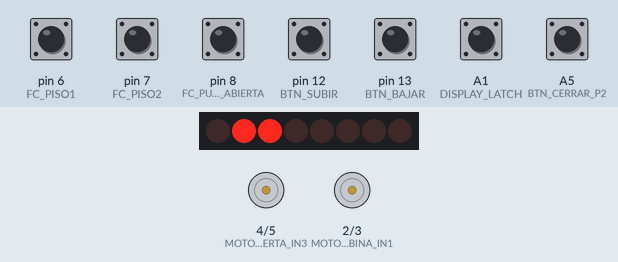
The sketch below on a simulated Arduino Uno, built with avr-gcc and run on an emulated ATmega328P. Parts: 8 shift-register outputs drawn as a row of LEDs (first output left, lit = HIGH), motor-driver pin pairs drawn as motors (green arrow = first pin HIGH = forward, orange = second pin HIGH = backward, longer = more drive, scaled by the enable pin). Inputs (shaded band) come from the test bench; at power-on: A1 (DISPLAY_LATCH), A5 (BTN_CERRAR_P2), pin 6 (FC_PISO1), pin 7 (FC_PISO2), pin 8 (FC_PUERTA_ABIERTA), pin 12 (BTN_SUBIR), pin 13 (BTN_BAJAR) HIGH.

Above: at 1.7 s.
1.8 s: pin 12 (BTN_SUBIR) pulled LOW for 0.15 s
At 2.6 s:
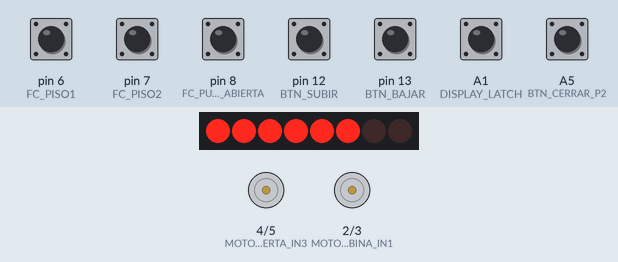
3.4 s: pin 7 (FC_PISO2) pulled LOW for 0.15 s
At 3.8 s:
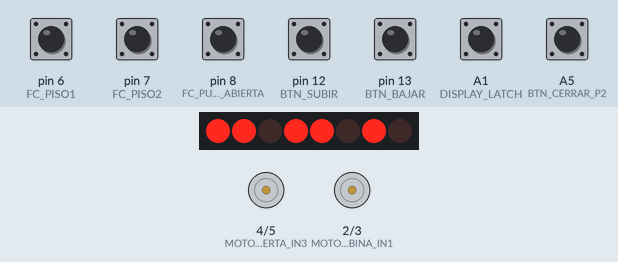
5.0 s: pin 8 (FC_PUERTA_ABIERTA) pulled LOW for 0.15 s
6.6 s: pin 13 (BTN_BAJAR) pulled LOW for 0.15 s
At 7.4 s:
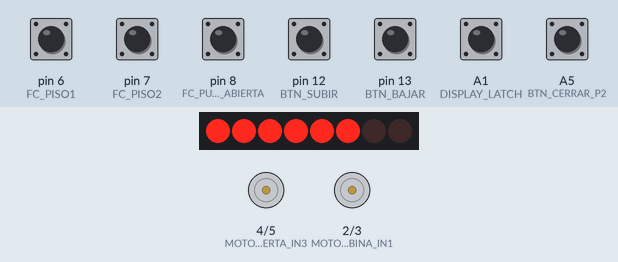
Timing chart, 0 to 9.2 s (numbered marks = the images above; inputs shaded):
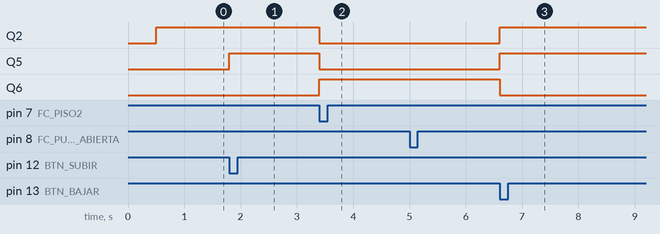

The sketch:

jassnew2.ino
```cpp
// ------------------ Biblioteca(s) ------------------
#include <SoftwareSerial.h> // Permite comunicación Bluetooth

// ------------------ Pines ------------------
// Motor cabina
#define MOTOR_CABINA_IN1 2     // Motor cabina IN1, línea 6, Digital
#define MOTOR_CABINA_IN2 3     // Motor cabina IN2, línea 7, Digital
#define MOTOR_CABINA_PWM 9     // Motor cabina PWM, línea 8, Digital (PWM)

// Motor puerta
#define MOTOR_PUERTA_IN3 4     // Motor puerta IN3, línea 10, Digital
#define MOTOR_PUERTA_IN4 5     // Motor puerta IN4, línea 11, Digital
#define MOTOR_PUERTA_PWM 10    // Motor puerta PWM, línea 12, Digital (PWM)

// Finales de carrera
#define FC_PISO1 6             // Final de carrera piso 1, línea 14, Digital
#define FC_PISO2 7             // Final de carrera piso 2, línea 15, Digital
#define FC_PUERTA_ABIERTA 8    // Final de carrera puerta abierta, línea 16, Digital
#define FC_PUERTA_CERRADA 11   // Final de carrera puerta cerrada, línea 17, Digital

// Display 7 segmentos por 74HC595
#define DISPLAY_DATA 14        // Data display, línea 19, Analógico (A0) usado como Digital
#define DISPLAY_LATCH 15       // Latch display, línea 20, Analógico (A1) usado como Digital
#define DISPLAY_CLK 16         // Clock display, línea 21, Analógico (A2) usado como Digital

// ------------------ Botones EXTERNOS ------------------
// Piso 1
#define BTN_LLAMAR_P1 A0       // Botón llamar piso 1, línea 23, Analógico usado como Digital
#define BTN_ABRIR_P1 A1        // Botón abrir piso 1, línea 24, Analógico usado como Digital
#define BTN_CERRAR_P1 A2       // Botón cerrar piso 1, línea 25, Analógico usado como Digital
// Piso 2
#define BTN_LLAMAR_P2 A3       // Botón llamar piso 2, línea 26, Analógico usado como Digital
#define BTN_ABRIR_P2 A4        // Botón abrir piso 2, línea 27, Analógico usado como Digital
#define BTN_CERRAR_P2 A5       // Botón cerrar piso 2, línea 28, Analógico usado como Digital

// ------------------ Botones INTERNOS ------------------
#define BTN_SUBIR 12           // Botón subir (cabina), línea 30, Digital
#define BTN_BAJAR 13           // Botón bajar (cabina), línea 31, Digital

// Bluetooth por SoftwareSerial
SoftwareSerial BT(17, 18);     // RX(17), TX(18), línea 33, Analógico (A3, A4) usados como Digital

// 7 segmentos: 0=en movimiento, 1=piso1, 2=piso2
byte numeros[3] = {
  0b00111111, // 0 (En movimiento)
  0b00000110, // 1 (Piso 1)
  0b01011011  // 2 (Piso 2)
};

// ------------------ Variables ------------------
enum EstadoCabina { MOVIMIENTO, PISO1, PISO2 }; // línea 39
enum EstadoPuerta { ABIERTA, CERRADA, MOVIENDO }; // línea 40

EstadoCabina estadoCabina = PISO1; // Estado inicial cabina, línea 42
EstadoPuerta estadoPuerta = CERRADA; // Estado inicial puerta, línea 43

int pisoDestino = 1; // Destino inicial, línea 45

// ------------------ Setup ------------------
/* Configura todos los pines como entrada/salida según su función y muestra el piso inicial en el display */
void setup() {
  // Motores cabina y puerta
  pinMode(MOTOR_CABINA_IN1, OUTPUT);   // línea 6, Digital
  pinMode(MOTOR_CABINA_IN2, OUTPUT);   // línea 7, Digital
  pinMode(MOTOR_CABINA_PWM, OUTPUT);   // línea 8, Digital (PWM)
  pinMode(MOTOR_PUERTA_IN3, OUTPUT);   // línea 10, Digital
  pinMode(MOTOR_PUERTA_IN4, OUTPUT);   // línea 11, Digital
  pinMode(MOTOR_PUERTA_PWM, OUTPUT);   // línea 12, Digital (PWM)

  // Finales de carrera
  pinMode(FC_PISO1, INPUT_PULLUP);     // línea 14, Digital
  pinMode(FC_PISO2, INPUT_PULLUP);     // línea 15, Digital
  pinMode(FC_PUERTA_ABIERTA, INPUT_PULLUP); // línea 16, Digital
  pinMode(FC_PUERTA_CERRADA, INPUT_PULLUP); // línea 17, Digital

  // Display
  pinMode(DISPLAY_DATA, OUTPUT);       // línea 19, Analógico (A0) como Digital
  pinMode(DISPLAY_LATCH, OUTPUT);      // línea 20, Analógico (A1) como Digital
  pinMode(DISPLAY_CLK, OUTPUT);        // línea 21, Analógico (A2) como Digital

  // Botones externos
  pinMode(BTN_LLAMAR_P1, INPUT_PULLUP);   // línea 23, Analógico como Digital
  pinMode(BTN_ABRIR_P1, INPUT_PULLUP);    // línea 24, Analógico como Digital
  pinMode(BTN_CERRAR_P1, INPUT_PULLUP);   // línea 25, Analógico como Digital
  pinMode(BTN_LLAMAR_P2, INPUT_PULLUP);   // línea 26, Analógico como Digital
  pinMode(BTN_ABRIR_P2, INPUT_PULLUP);    // línea 27, Analógico como Digital
  pinMode(BTN_CERRAR_P2, INPUT_PULLUP);   // línea 28, Analógico como Digital

  // Botones internos
  pinMode(BTN_SUBIR, INPUT_PULLUP);       // línea 30, Digital
  pinMode(BTN_BAJAR, INPUT_PULLUP);       // línea 31, Digital

  // Bluetooth
  BT.begin(9600);                         // línea 33, Analógico (A3/A4) como Digital

  // Estado inicial del display
  //mostrarDisplay(1); // Muestra "Piso 1"

  //Estado inicial del mecanismo
  detenerCabina();   // Asegura que la cabina esté detenida al arrancar
  detenerPuerta();   // Asegura que la puerta esté detenida al arrancar
  delay(500); // Espera a que los pines se estabilicen

  mostrarDisplay(1); // Muestra "Piso 1"
}

// ------------------ Loop ------------------
/* Ciclo principal: revisa Bluetooth, botones externos e internos */
void loop() {
  leerBluetooth();         // función línea 153
  leerBotonesExternos();   // función línea 115
  leerBotonesInternos();   // función línea 133
}

// ----------- Motores -----------

/* Mueve la cabina hacia el segundo piso
   Usa MOTOR_CABINA_IN1 (línea 6, Digital), MOTOR_CABINA_IN2 (línea 7, Digital), MOTOR_CABINA_PWM (línea 8, PWM) */
void moverCabinaArriba() {
  digitalWrite(MOTOR_CABINA_IN1, HIGH);
  digitalWrite(MOTOR_CABINA_IN2, LOW);
  analogWrite(MOTOR_CABINA_PWM, 200);
}

/* Mueve la cabina hacia el primer piso
   Usa MOTOR_CABINA_IN1 (línea 6, Digital), MOTOR_CABINA_IN2 (línea 7, Digital), MOTOR_CABINA_PWM (línea 8, PWM) */
void moverCabinaAbajo() {
  digitalWrite(MOTOR_CABINA_IN1, LOW);
  digitalWrite(MOTOR_CABINA_IN2, HIGH);
  analogWrite(MOTOR_CABINA_PWM, 200);
}

/* Detiene la cabina
   Usa MOTOR_CABINA_IN1 (línea 6, Digital), MOTOR_CABINA_IN2 (línea 7, Digital), MOTOR_CABINA_PWM (línea 8, PWM) */
void detenerCabina() {
  digitalWrite(MOTOR_CABINA_IN1, LOW);
  digitalWrite(MOTOR_CABINA_IN2, LOW);
  analogWrite(MOTOR_CABINA_PWM, 0);
}

/* Abre la puerta de cabina
   Usa MOTOR_PUERTA_IN3 (línea 10, Digital), MOTOR_PUERTA_IN4 (línea 11, Digital), MOTOR_PUERTA_PWM (línea 12, PWM) */
void abrirPuerta() {
  digitalWrite(MOTOR_PUERTA_IN3, HIGH);
  digitalWrite(MOTOR_PUERTA_IN4, LOW);
  analogWrite(MOTOR_PUERTA_PWM, 150);
}

/* Cierra la puerta de cabina
   Usa MOTOR_PUERTA_IN3 (línea 10, Digital), MOTOR_PUERTA_IN4 (línea 11, Digital), MOTOR_PUERTA_PWM (línea 12, PWM) */
void cerrarPuerta() {
  digitalWrite(MOTOR_PUERTA_IN3, LOW);
  digitalWrite(MOTOR_PUERTA_IN4, HIGH);
  analogWrite(MOTOR_PUERTA_PWM, 150);
}

/* Detiene el motor de la puerta
   Usa MOTOR_PUERTA_IN3 (línea 10, Digital), MOTOR_PUERTA_IN4 (línea 11, Digital), MOTOR_PUERTA_PWM (línea 12, PWM) */
void detenerPuerta() {
  digitalWrite(MOTOR_PUERTA_IN3, LOW);
  digitalWrite(MOTOR_PUERTA_IN4, LOW);
  analogWrite(MOTOR_PUERTA_PWM, 0);
}

// ----------- Display 7 segmentos -----------

/* Muestra el número correspondiente en el display de 7 segmentos
   Usa DISPLAY_DATA (línea 19, Analógico/Digital), DISPLAY_CLK (línea 21, Analógico/Digital), DISPLAY_LATCH (línea 20, Analógico/Digital) */
void mostrarDisplay(uint8_t num) {
  digitalWrite(DISPLAY_LATCH, LOW);
  shiftOut(DISPLAY_DATA, DISPLAY_CLK, MSBFIRST, numeros[num]);
  digitalWrite(DISPLAY_LATCH, HIGH);
}

// ----------- Acciones principales -----------

/* Mueve la cabina al piso solicitado, cerrando y abriendo puertas automáticamente
   Usa finales de carrera FC_PUERTA_ABIERTA (línea 16, Digital), FC_PUERTA_CERRADA (línea 17, Digital),
   FC_PISO1 (línea 14, Digital), FC_PISO2 (línea 15, Digital) */
void moverAlPiso(int piso) {
  // Si puerta está abierta, ciérrala antes de moverse
  if (digitalRead(FC_PUERTA_ABIERTA) == LOW) {
    cerrarPuerta();
    while (digitalRead(FC_PUERTA_CERRADA) != LOW);
    detenerPuerta();
    estadoPuerta = CERRADA;
  }
  mostrarDisplay(0); // En movimiento

  if (piso == 1) {
    moverCabinaAbajo();
    while (digitalRead(FC_PISO1) != LOW); // Espera final de carrera piso 1
    detenerCabina();
    estadoCabina = PISO1;
    mostrarDisplay(1);
    abrirLaPuerta(); // Abre puerta al llegar
  } else if (piso == 2) {
    moverCabinaArriba();
    while (digitalRead(FC_PISO2) != LOW); // Espera final de carrera piso 2
    detenerCabina();
    estadoCabina = PISO2;
    mostrarDisplay(2);
    abrirLaPuerta(); // Abre puerta al llegar
  }
}

/* Abre la puerta y espera a que el final de carrera indique puerta abierta
   Usa FC_PUERTA_ABIERTA (línea 16, Digital), MOTOR_PUERTA_IN3/IN4/PWM (líneas 10,11,12) */
void abrirLaPuerta() {
  abrirPuerta();
  while (digitalRead(FC_PUERTA_ABIERTA) != LOW);
  detenerPuerta();
  estadoPuerta = ABIERTA;
}

/* Cierra la puerta y espera a que el final de carrera indique puerta cerrada
   Usa FC_PUERTA_CERRADA (línea 17, Digital), MOTOR_PUERTA_IN3/IN4/PWM (líneas 10,11,12) */
void cerrarLaPuerta() {
  cerrarPuerta();
  while (digitalRead(FC_PUERTA_CERRADA) != LOW);
  detenerPuerta();
  estadoPuerta = CERRADA;
}

// ----------- Botones EXTERNOS -----------

/* Lee los botones externos de ambos pisos y ejecuta acciones
   Usa:
   BTN_LLAMAR_P1 (línea 23, Analógico/Digital), BTN_ABRIR_P1 (línea 24, Analógico/Digital), BTN_CERRAR_P1 (línea 25, Analógico/Digital)
   BTN_LLAMAR_P2 (línea 26, Analógico/Digital), BTN_ABRIR_P2 (línea 27, Analógico/Digital), BTN_CERRAR_P2 (línea 28, Analógico/Digital)
*/
void leerBotonesExternos() {
  // Piso 1
  if (digitalRead(BTN_LLAMAR_P1) == LOW) {
    if (estadoCabina != PISO1) moverAlPiso(1);
    delay(300);
  }
  if (digitalRead(BTN_ABRIR_P1) == LOW) {
    abrirLaPuerta();
    delay(300);
  }
  if (digitalRead(BTN_CERRAR_P1) == LOW) {
    cerrarLaPuerta();
    delay(300);
  }
  // Piso 2
  if (digitalRead(BTN_LLAMAR_P2) == LOW) {
    if (estadoCabina != PISO2) moverAlPiso(2);
    delay(300);
  }
  if (digitalRead(BTN_ABRIR_P2) == LOW) {
    abrirLaPuerta();
    delay(300);
  }
  if (digitalRead(BTN_CERRAR_P2) == LOW) {
    cerrarLaPuerta();
    delay(300);
  }
}

// ----------- Botones INTERNOS -----------

/* Lee los botones internos de la cabina y mueve al piso correspondiente
   Usa BTN_BAJAR (línea 31, Digital), BTN_SUBIR (línea 30, Digital) */
void leerBotonesInternos() {
  if (digitalRead(BTN_BAJAR) == LOW && estadoCabina != PISO1) {
    moverAlPiso(1);
    delay(300);
  }
  if (digitalRead(BTN_SUBIR) == LOW && estadoCabina != PISO2) {
    moverAlPiso(2);
    delay(300);
  }
}

// ----------- Bluetooth -----------

/* Lee comandos por Bluetooth y ejecuta acción correspondiente
   Usa objeto BT (línea 33, Analógico/Digital) */
void leerBluetooth() {
  if (BT.available()) {
    char comando = BT.read();
    if (comando == 'A') abrirLaPuerta();
    if (comando == 'C') cerrarLaPuerta();
    if (comando == '1') moverAlPiso(1);
    if (comando == '2') moverAlPiso(2);
  }
}
```

Measured:
- after the input at 1.8 s, Q5: LOW → HIGH at once
- after the input at 3.4 s, Q2, Q5: HIGH → LOW at once; Q6: LOW → HIGH at once
- after the input at 6.6 s, Q2, Q5: LOW → HIGH at once; Q6: HIGH → LOW at once
